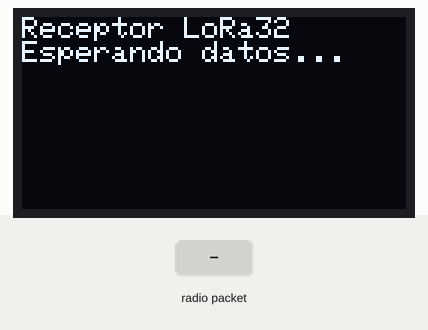
A sketch run on a simulated Arduino Uno, built for the host (arithmetic inside an expression is 32-bit, double 64-bit). Shown: 128×64 one-colour display. The test bench sets the inputs (shaded band). No radio packets arrive unless stated; what the sketch prints to the serial monitor is not drawn.

Above: at 1.2 s.
1.3 s: radio packet "," arrives
At 2.5 s:
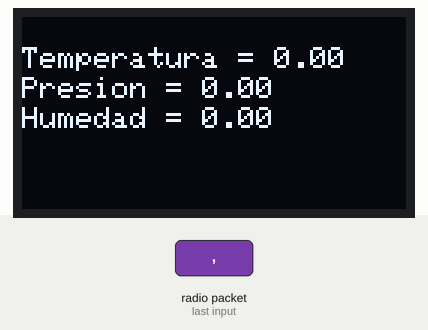
2.8 s: radio packet "5" arrives
At 3.8 s:
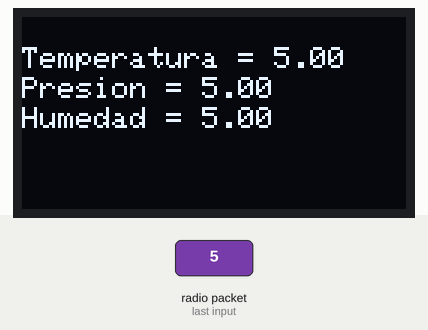
Timing chart, 0 to 5.8 s (numbered marks = the images above; inputs shaded):
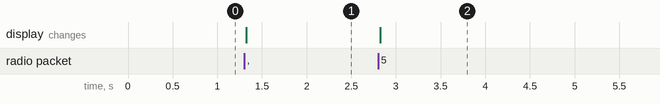

The sketch:

Receptor_chatgpt_para_bme280.ino
```cpp
#include <Wire.h>
#include <SPI.h>
#include <LoRa.h>
#include <Adafruit_SSD1306.h>
#include <Adafruit_GFX.h>

#define OLED_RESET 4
Adafruit_SSD1306 display(OLED_RESET);

// Configuración del módulo LoRa32
#define SCK     5     // GPIO5  -- SX1276 SCK
#define MISO    19    // GPIO19 -- SX1276 MISO
#define MOSI    27    // GPIO27 -- SX1276 MOSI
#define SS      18    // GPIO18 -- SX1276 CS
#define RST     14    // GPIO14 -- SX1276 RESET
#define DIO0    26    // GPIO26 -- SX1276 DIO0

void setup() {
  Serial.begin(9600);  // Inicializar la comunicación serial
  while (!Serial);

  SPI.begin(SCK, MISO, MOSI, SS);  // Inicializar SPI
  LoRa.setPins(SS, RST, DIO0);     // Configurar los pines del módulo LoRa32

  if (!LoRa.begin(868E6)) {        // Inicializar el módulo LoRa32 en la frecuencia 868 MHz
    Serial.println("Error al iniciar el módulo LoRa32");
    while (1);
  }

  // Inicializar la pantalla OLED
  if (!display.begin(SSD1306_SWITCHCAPVCC, 0x3C)) {
    Serial.println("Error al iniciar la pantalla OLED");
    while (1);
  }

  display.clearDisplay();
  display.setTextColor(WHITE);
  display.setTextSize(1);
  display.setCursor(0, 0);
  display.println("Receptor LoRa32");
  display.println("Esperando datos...");
  display.display();
}

void loop() {
  // Esperar a que se reciban datos a través del módulo LoRa32
  if (LoRa.parsePacket()) {
    String message = "";

    // Leer los datos recibidos y agregarlos a la cadena de mensaje
    while (LoRa.available()) {
      message += (char)LoRa.read();
    }

    Serial.println("Mensaje recibido: " + message);

    // Separar los datos y mostrarlos en la pantalla OLED
    float temperature = message.substring(0, message.indexOf(",")).toFloat();
    message = message.substring(message.indexOf(",") + 1);
    float pressure = message.substring(0, message.indexOf(",")).toFloat();
    message = message.substring(message.indexOf(",") + 1);
    float humidity = message.toFloat();

    display.clearDisplay();
    display.setCursor(0, 10);
    display.print("Temperatura = ");
    display.print(temperature);
    display.setCursor(0, 20);
    display.print("Presion = ");
    display.print(pressure);
    display.setCursor(0, 30);
    display.print("Humedad = ");
    display.print(humidity);
    display.display();
  }
}
```

Measured:
- after the input at 1.3 s, the display: changes at once (image 1)
- after the input at 2.8 s, the display: changes at once (image 2)
